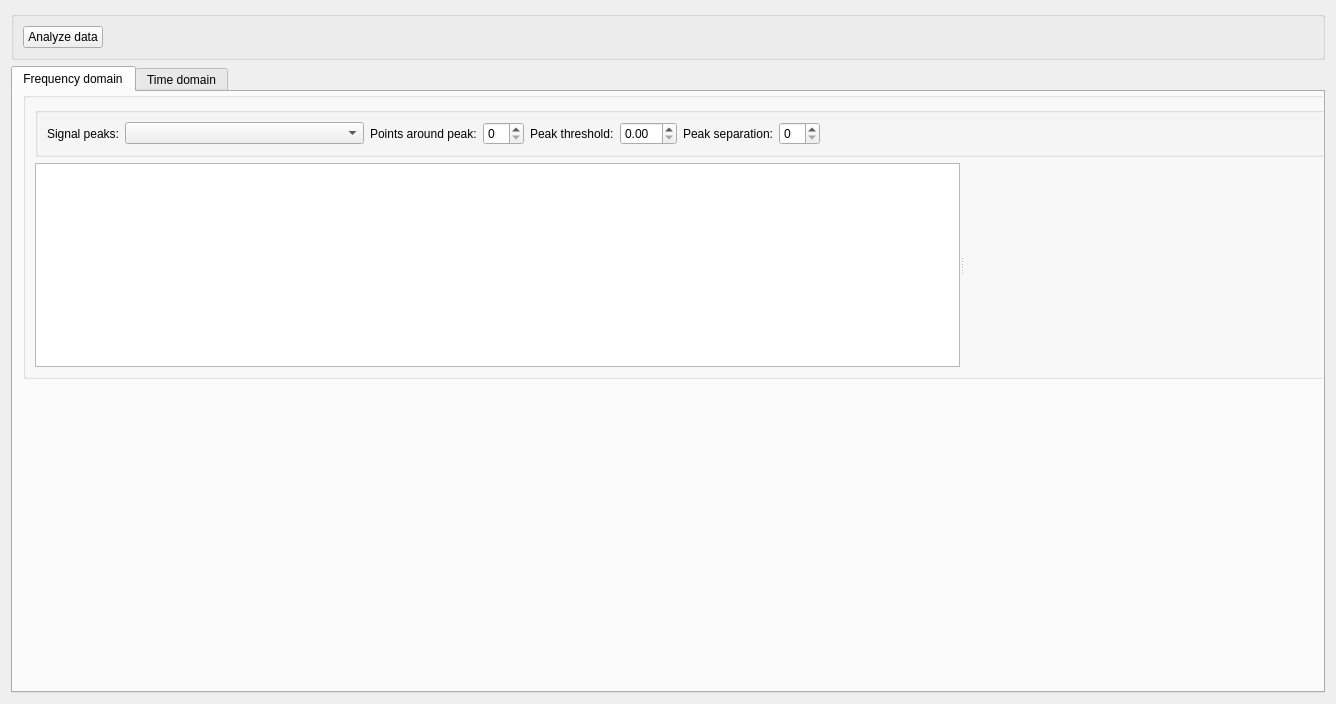
<?xml version="1.0" encoding="UTF-8"?>
<ui version="4.0">
 <class>tta_data</class>
 <widget class="QWidget" name="tta_data">
  <property name="geometry">
   <rect>
    <x>0</x>
    <y>0</y>
    <width>1336</width>
    <height>704</height>
   </rect>
  </property>
  <property name="windowTitle">
   <string>Form</string>
  </property>
  <layout class="QVBoxLayout" name="verticalLayout_3">
   <item>
    <widget class="QGroupBox" name="tta_gridGroupBox">
     <layout class="QGridLayout" name="gridLayout_2">
      <item row="0" column="0">
       <widget class="QPushButton" name="analyze_pushButton">
        <property name="toolTip">
         <string>Perform the fourier transform.</string>
        </property>
        <property name="text">
         <string>Analyze data</string>
        </property>
       </widget>
      </item>
      <item row="0" column="2">
       <spacer name="horizontalSpacer">
        <property name="orientation">
         <enum>Qt::Horizontal</enum>
        </property>
        <property name="sizeHint" stdset="0">
         <size>
          <width>40</width>
          <height>20</height>
         </size>
        </property>
       </spacer>
      </item>
     </layout>
    </widget>
   </item>
   <item>
    <widget class="QTabWidget" name="tabWidget">
     <property name="currentIndex">
      <number>0</number>
     </property>
     <widget class="QWidget" name="tab">
      <attribute name="title">
       <string>Frequency domain</string>
      </attribute>
      <widget class="QGroupBox" name="plot1_GroupBox">
       <property name="geometry">
        <rect>
         <x>10</x>
         <y>0</y>
         <width>1314</width>
         <height>287</height>
        </rect>
       </property>
       <property name="sizePolicy">
        <sizepolicy hsizetype="Expanding" vsizetype="Expanding">
         <horstretch>0</horstretch>
         <verstretch>0</verstretch>
        </sizepolicy>
       </property>
       <property name="title">
        <string/>
       </property>
       <layout class="QVBoxLayout" name="verticalLayout">
        <item>
         <widget class="QGroupBox" name="horizontalGroupBox">
          <layout class="QHBoxLayout" name="horizontalLayout">
           <item>
            <widget class="QLabel" name="freq_peaks_label">
             <property name="text">
              <string>Signal peaks:</string>
             </property>
            </widget>
           </item>
           <item>
            <widget class="QComboBox" name="current_peak_comboBox">
             <property name="toolTip">
              <string>Select the peak at the displayed index.</string>
             </property>
             <property name="placeholderText">
              <string>Select the peak at the displayed index.</string>
             </property>
            </widget>
           </item>
           <item>
            <widget class="QLabel" name="peak_range_label">
             <property name="text">
              <string>Points around peak:</string>
             </property>
            </widget>
           </item>
           <item>
            <widget class="QSpinBox" name="peak_range_spinBox">
             <property name="toolTip">
              <string>Width around the peak that should be displayed.</string>
             </property>
            </widget>
           </item>
           <item>
            <widget class="QLabel" name="peak_threshold_label">
             <property name="text">
              <string>Peak threshold:</string>
             </property>
            </widget>
           </item>
           <item>
            <widget class="QDoubleSpinBox" name="peak_threshold_spinBox">
             <property name="toolTip">
              <string>Minimum height of the peak as multiplicative factor of the data mean.</string>
             </property>
            </widget>
           </item>
           <item>
            <widget class="QLabel" name="peak_separation_label">
             <property name="text">
              <string>Peak separation:</string>
             </property>
            </widget>
           </item>
           <item>
            <widget class="QSpinBox" name="peak_separation_spinBox">
             <property name="toolTip">
              <string>Minimum number of data points between neighboring peaks.</string>
             </property>
            </widget>
           </item>
           <item>
            <spacer name="horizontalSpacer_2">
             <property name="orientation">
              <enum>Qt::Horizontal</enum>
             </property>
             <property name="sizeHint" stdset="0">
              <size>
               <width>40</width>
               <height>20</height>
              </size>
             </property>
            </spacer>
           </item>
          </layout>
         </widget>
        </item>
        <item>
         <widget class="QSplitter" name="plot1_splitter">
          <property name="sizePolicy">
           <sizepolicy hsizetype="Expanding" vsizetype="Expanding">
            <horstretch>0</horstretch>
            <verstretch>0</verstretch>
           </sizepolicy>
          </property>
          <property name="midLineWidth">
           <number>0</number>
          </property>
          <property name="orientation">
           <enum>Qt::Horizontal</enum>
          </property>
          <widget class="PlotWidget" name="plot1_PlotWidget">
           <property name="sizeAdjustPolicy">
            <enum>QAbstractScrollArea::AdjustIgnored</enum>
           </property>
          </widget>
          <widget class="FitWidget" name="plot1_fitwidget" native="true"/>
         </widget>
        </item>
       </layout>
      </widget>
     </widget>
     <widget class="QWidget" name="tab2">
      <attribute name="title">
       <string>Time domain</string>
      </attribute>
      <widget class="QGroupBox" name="plot2_GroupBox">
       <property name="geometry">
        <rect>
         <x>0</x>
         <y>10</y>
         <width>1314</width>
         <height>308</height>
        </rect>
       </property>
       <property name="sizePolicy">
        <sizepolicy hsizetype="Expanding" vsizetype="Expanding">
         <horstretch>0</horstretch>
         <verstretch>0</verstretch>
        </sizepolicy>
       </property>
       <property name="title">
        <string/>
       </property>
       <layout class="QVBoxLayout" name="verticalLayout_2">
        <item>
         <widget class="QSplitter" name="plot2_splitter">
          <property name="sizePolicy">
           <sizepolicy hsizetype="Expanding" vsizetype="Expanding">
            <horstretch>0</horstretch>
            <verstretch>0</verstretch>
           </sizepolicy>
          </property>
          <property name="orientation">
           <enum>Qt::Horizontal</enum>
          </property>
          <widget class="PlotWidget" name="plot2_PlotWidget"/>
          <widget class="FitWidget" name="plot2_fitwidget" native="true"/>
         </widget>
        </item>
       </layout>
      </widget>
     </widget>
    </widget>
   </item>
  </layout>
 </widget>
 <customwidgets>
  <customwidget>
   <class>PlotWidget</class>
   <extends>QGraphicsView</extends>
   <header>pyqtgraph</header>
  </customwidget>
  <customwidget>
   <class>FitWidget</class>
   <extends>QWidget</extends>
   <header>qudi.util.widgets.fitting.h</header>
   <container>1</container>
  </customwidget>
 </customwidgets>
 <tabstops>
  <tabstop>plot1_PlotWidget</tabstop>
  <tabstop>plot2_PlotWidget</tabstop>
 </tabstops>
 <resources/>
 <connections/>
</ui>
